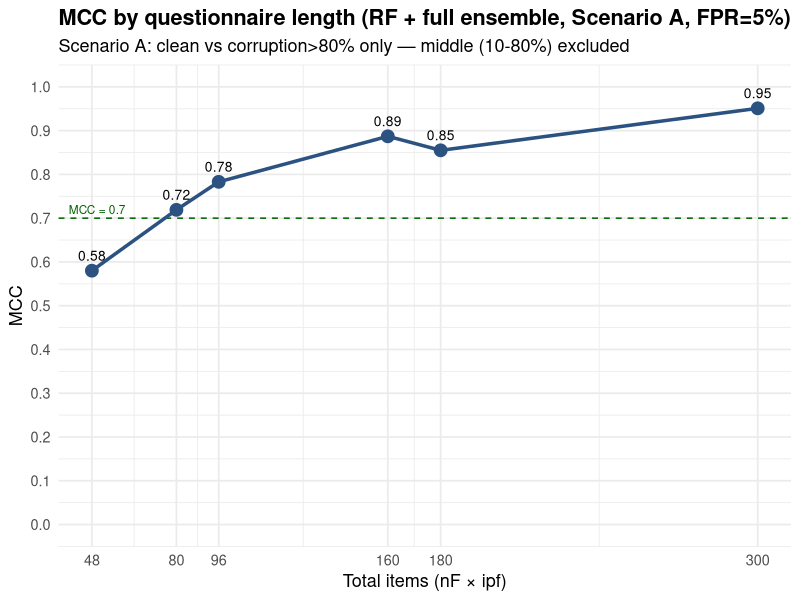
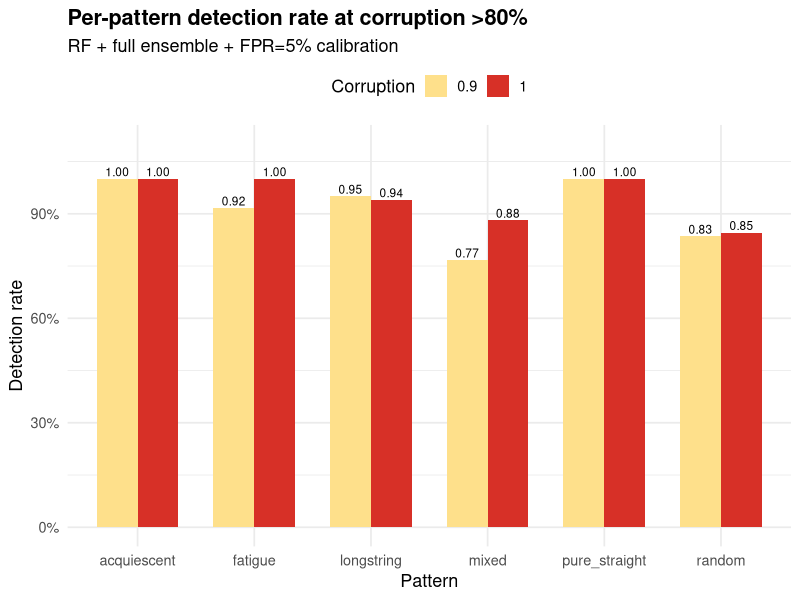
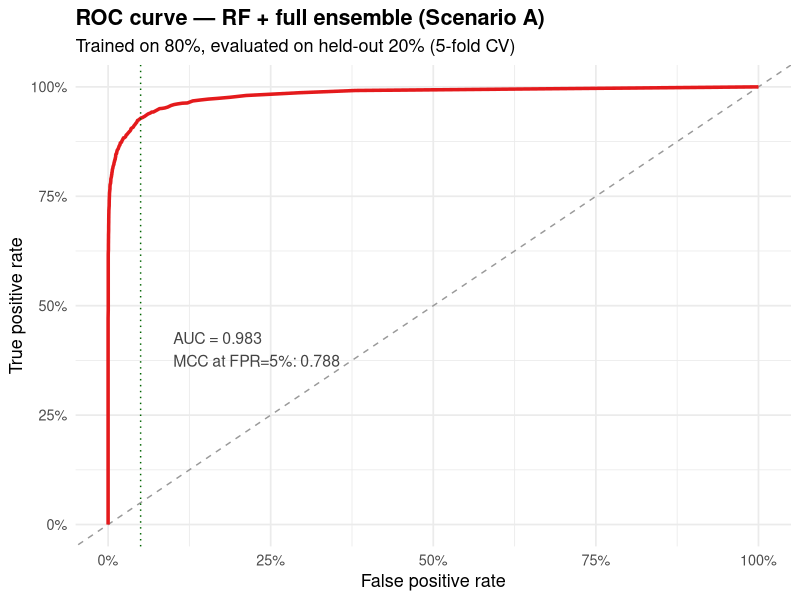
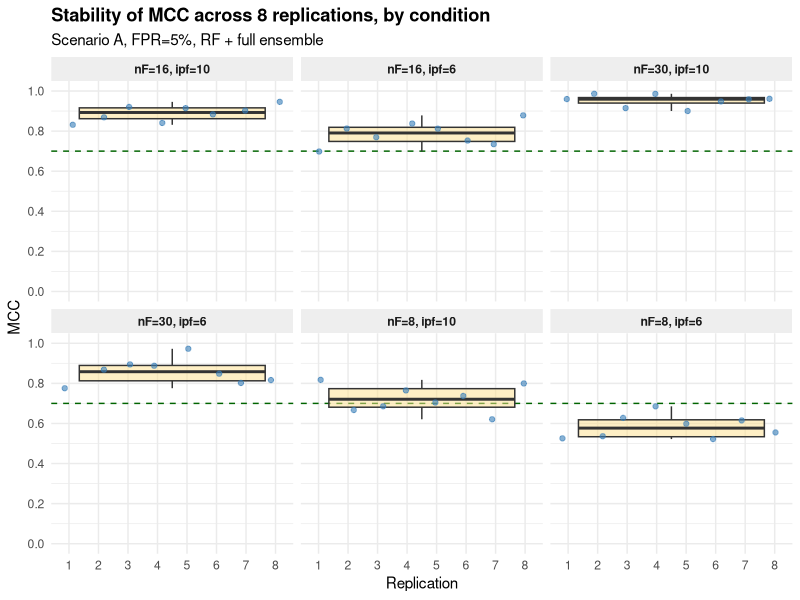

Reproduce these figures in R, in order.
# Phase2_Properties.R
# Study the properties of the optimized index (RF + full ensemble + Scenario A
# at FPR=5%): MCC vs total_items, vs sample size, per-pattern, calibration, ROC.
#
# Uses existing sim_robust_scores.csv (24K respondents).

suppressPackageStartupMessages({
  library(MASS); library(dplyr); library(ggplot2); library(tidyr)
  library(randomForest); library(pROC)
})
select <- dplyr::select  # explicit shadow

df <- read.csv("sim_robust_scores.csv", stringsAsFactors = FALSE)
cat(sprintf("Loaded %d respondents\n", nrow(df)))

# Scenario A: clean vs corruption>80% only
mask_A <- (df$pattern == "clean") | (df$corruption > 0.80)
df_A <- df[mask_A, ]
df_A$gt <- df_A$pattern != "clean"
features <- c("z_rr", "z_rr_iter_t2", "irv", "longstring", "d2", "person_tot")

cat(sprintf("Scenario A: N = %d (positives=%d, negatives=%d)\n",
            nrow(df_A), sum(df_A$gt), sum(!df_A$gt)))

# 5-fold CV with RF
set.seed(42)
df_A$fold <- sample(seq_len(5), nrow(df_A), replace = TRUE)
df_A$prob <- NA_real_

for (f in 1:5) {
  tr <- df_A$fold != f; te <- df_A$fold == f
  X_tr <- as.matrix(df_A[tr, features, drop = FALSE])
  X_te <- as.matrix(df_A[te, features, drop = FALSE])
  y_tr <- factor(as.integer(df_A$gt[tr]), levels = c(0, 1))
  mod <- randomForest(X_tr, y_tr, ntree = 200,
                       mtry = max(1, floor(sqrt(ncol(X_tr)))))
  df_A$prob[te] <- predict(mod, X_te, type = "prob")[, "1"]
  cat(sprintf("Fold %d done\n", f))
}

# Calibrate threshold to FPR=5% on clean
thr <- quantile(df_A$prob[df_A$pattern == "clean"], 0.95)
df_A$flag <- df_A$prob > thr

cat(sprintf("\nThreshold @ FPR=5%%: %.3f\n", thr))

compute_mcc <- function(flag, gt) {
  TP <- sum(flag & gt); TN <- sum(!flag & !gt)
  FP <- sum(flag & !gt); FN <- sum(!flag & gt)
  den <- sqrt(as.numeric(TP+FP)*(TP+FN)*(TN+FP)*(TN+FN))
  list(mcc = if (den == 0) 0 else (TP*TN - FP*FN) / den,
       sens = TP/max(1,TP+FN), spec = TN/max(1,TN+FP),
       fpr = FP/max(1,FP+TN))
}

m_overall <- compute_mcc(df_A$flag, df_A$gt)
cat(sprintf("\nOverall: sens=%.3f spec=%.3f MCC=%.3f\n",
            m_overall$sens, m_overall$spec, m_overall$mcc))

# ============================================================
# Property 1 — MCC by total_items
# ============================================================
cat("\n=== Property 1: MCC by total_items ===\n")
prop_items <- df_A %>%
  group_by(total_items) %>%
  summarise(
    n = n(),
    n_pos = sum(gt),
    metrics = list(compute_mcc(flag, gt)),
    .groups = "drop"
  ) %>%
  mutate(
    sens = round(sapply(metrics, `[[`, "sens"), 3),
    spec = round(sapply(metrics, `[[`, "spec"), 3),
    mcc  = round(sapply(metrics, `[[`, "mcc"),  3)
  ) %>%
  select(total_items, n, n_pos, sens, spec, mcc)
print(as.data.frame(prop_items), row.names = FALSE)

# ============================================================
# Property 2 — MCC by nF (faceted)
# ============================================================
cat("\n=== Property 2: MCC by (nF, ipf) ===\n")
prop_nf <- df_A %>%
  group_by(nF, ipf, total_items) %>%
  summarise(
    n = n(),
    metrics = list(compute_mcc(flag, gt)),
    .groups = "drop"
  ) %>%
  mutate(
    sens = round(sapply(metrics, `[[`, "sens"), 3),
    mcc  = round(sapply(metrics, `[[`, "mcc"),  3)
  ) %>%
  select(nF, ipf, total_items, n, sens, mcc)
print(as.data.frame(prop_nf), row.names = FALSE)

# ============================================================
# Property 3 — Per-pattern detection at corruption ≥90%
# ============================================================
cat("\n=== Property 3: Per-pattern detection (corruption >80%) ===\n")
prop_pat <- df_A %>%
  filter(gt) %>%
  mutate(corr_bin = round(corruption * 10) / 10) %>%
  group_by(pattern, corr_bin) %>%
  summarise(n = n(), rate = round(mean(flag), 3), .groups = "drop")
print(as.data.frame(prop_pat), row.names = FALSE)

# ============================================================
# Property 4 — Stability across replications
# ============================================================
cat("\n=== Property 4: Stability across reps ===\n")
prop_rep <- df_A %>%
  group_by(nF, ipf, rep) %>%
  summarise(
    metrics = list(compute_mcc(flag, gt)),
    .groups = "drop"
  ) %>%
  mutate(mcc = sapply(metrics, `[[`, "mcc"))

stab <- prop_rep %>%
  group_by(nF, ipf) %>%
  summarise(
    mean_mcc = round(mean(mcc), 3),
    sd_mcc = round(sd(mcc), 3),
    se_mcc = round(sd(mcc)/sqrt(n()), 3),
    n_reps = n(),
    .groups = "drop"
  )
print(as.data.frame(stab), row.names = FALSE)

# ============================================================
# Property 5 — ROC curve
# ============================================================
roc_obj <- roc(df_A$gt, df_A$prob, quiet = TRUE)
auc_val <- as.numeric(auc(roc_obj))
cat(sprintf("\n=== AUC: %.4f ===\n", auc_val))

# ============================================================
# Save data + plots
# ============================================================
write.csv(df_A %>% select(-fold), "phase2_scored_data.csv", row.names = FALSE)
write.csv(prop_items, "phase2_mcc_by_items.csv", row.names = FALSE)
write.csv(prop_nf, "phase2_mcc_by_nF.csv", row.names = FALSE)
write.csv(prop_pat, "phase2_per_pattern.csv", row.names = FALSE)
write.csv(stab, "phase2_stability.csv", row.names = FALSE)

# Plot 1: MCC by total_items
p1 <- ggplot(prop_items, aes(x = total_items, y = mcc)) +
  geom_hline(yintercept = 0.7, linetype = "dashed", color = "darkgreen",
             linewidth = 0.5) +
  annotate("text", x = 50, y = 0.72, label = "MCC = 0.7", size = 3,
           color = "darkgreen") +
  geom_line(linewidth = 1.2, color = "#2c5282") +
  geom_point(size = 4, color = "#2c5282") +
  geom_text(aes(label = sprintf("%.2f", mcc)), vjust = -1.0, size = 3.5) +
  scale_x_continuous(breaks = unique(prop_items$total_items)) +
  scale_y_continuous(limits = c(0, 1), breaks = seq(0, 1, 0.1)) +
  labs(
    title = "MCC by questionnaire length (RF + full ensemble, Scenario A, FPR=5%)",
    subtitle = "Scenario A: clean vs corruption>80% only — middle (10-80%) excluded",
    x = "Total items (nF × ipf)",
    y = "MCC"
  ) +
  theme_minimal(base_size = 13) +
  theme(plot.title = element_text(face = "bold"))
ggsave("plot_phase2_mcc_by_items.png", p1, width = 11, height = 6,
       dpi = 150, bg = "white")
cat("Saved: plot_phase2_mcc_by_items.png\n")

# Plot 2: per-pattern detection bar chart
prop_pat_filtered <- prop_pat %>% filter(corr_bin >= 0.9)
p2 <- ggplot(prop_pat_filtered, aes(x = pattern, y = rate, fill = factor(corr_bin))) +
  geom_col(position = "dodge", width = 0.7) +
  geom_text(aes(label = sprintf("%.2f", rate)),
            position = position_dodge(width = 0.7),
            vjust = -0.3, size = 3) +
  scale_fill_manual(values = c("0.9" = "#fee08b", "1" = "#d73027"),
                     name = "Corruption") +
  scale_y_continuous(limits = c(0, 1.1),
                     labels = scales::percent_format(accuracy = 1)) +
  labs(
    title = "Per-pattern detection rate at corruption >80%",
    subtitle = "RF + full ensemble + FPR=5% calibration",
    x = "Pattern", y = "Detection rate"
  ) +
  theme_minimal(base_size = 13) +
  theme(plot.title = element_text(face = "bold"),
        legend.position = "top")
ggsave("plot_phase2_per_pattern.png", p2, width = 12, height = 6,
       dpi = 150, bg = "white")
cat("Saved: plot_phase2_per_pattern.png\n")

# Plot 3: ROC curve
roc_df <- data.frame(
  fpr = 1 - roc_obj$specificities,
  tpr = roc_obj$sensitivities
)
p3 <- ggplot(roc_df, aes(x = fpr, y = tpr)) +
  geom_abline(slope = 1, linetype = "dashed", color = "grey60") +
  geom_path(linewidth = 1.2, color = "#e41a1c") +
  geom_vline(xintercept = 0.05, linetype = "dotted", color = "darkgreen") +
  annotate("text", x = 0.10, y = 0.4,
           label = sprintf("AUC = %.3f\nMCC at FPR=5%%: %.3f",
                            auc_val, m_overall$mcc),
           hjust = 0, size = 4, color = "#444444") +
  scale_x_continuous(limits = c(0, 1), labels = scales::percent_format(accuracy = 1)) +
  scale_y_continuous(limits = c(0, 1), labels = scales::percent_format(accuracy = 1)) +
  labs(title = "ROC curve — RF + full ensemble (Scenario A)",
       subtitle = "Trained on 80%, evaluated on held-out 20% (5-fold CV)",
       x = "False positive rate", y = "True positive rate") +
  theme_minimal(base_size = 13) +
  theme(plot.title = element_text(face = "bold"))
ggsave("plot_phase2_roc.png", p3, width = 8, height = 8,
       dpi = 150, bg = "white")
cat("Saved: plot_phase2_roc.png\n")

# Plot 4: stability
p4 <- ggplot(prop_rep, aes(x = factor(rep), y = mcc)) +
  geom_hline(yintercept = 0.7, linetype = "dashed", color = "darkgreen") +
  geom_boxplot(aes(group = paste(nF, ipf)), fill = "#fee08b", alpha = 0.5) +
  geom_jitter(width = 0.2, alpha = 0.6, color = "#377eb8") +
  facet_wrap(~ paste0("nF=", nF, ", ipf=", ipf), ncol = 3) +
  scale_y_continuous(limits = c(0, 1), breaks = seq(0, 1, 0.2)) +
  labs(title = "Stability of MCC across 8 replications, by condition",
       subtitle = "Scenario A, FPR=5%, RF + full ensemble",
       x = "Replication", y = "MCC") +
  theme_minimal(base_size = 11) +
  theme(plot.title = element_text(face = "bold"),
        strip.background = element_rect(fill = "#EEEEEE", color = NA),
        strip.text = element_text(face = "bold"))
ggsave("plot_phase2_stability.png", p4, width = 13, height = 7,
       dpi = 150, bg = "white")
cat("Saved: plot_phase2_stability.png\n")

cat("\n=== DONE Phase 2 ===\n")
